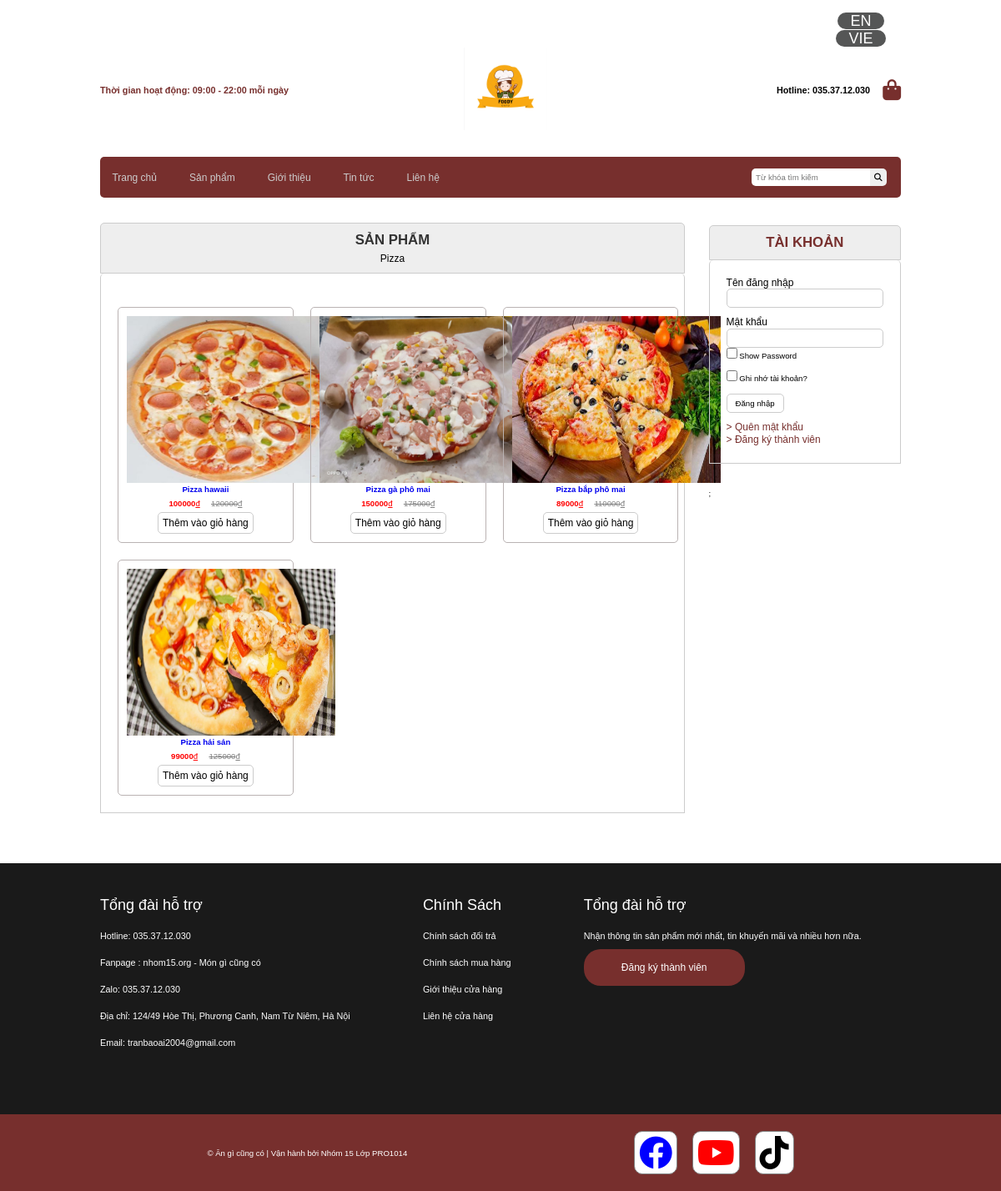
The page /index.php?act=sanpham&iddm=28 on the database its author committed.
### tables this page shows
CREATE TABLE `danhmuc` (
  `id` int(10) NOT NULL,
  `name` varchar(255) NOT NULL
);

CREATE TABLE `sanpham` (
  `id` int(10) NOT NULL,
  `name` varchar(255) NOT NULL,
  `price` double NOT NULL DEFAULT 10.2,
  `price_old` double NOT NULL DEFAULT 10.2,
  `img` varchar(255) DEFAULT NULL,
  `mota` text DEFAULT NULL,
  `luotxem` int(11) NOT NULL DEFAULT 0,
  `iddm` int(10) NOT NULL
);

### model/pdo.php (called while the page is built, shortened)
<?php
function pdo_get_connection(){
    $dburl = "mysql:host=localhost;dbname=duan;charset=utf8";
    $username = 'root';
    $password = '';
    $conn = new PDO($dburl, $username, $password);
    $conn->setAttribute(PDO::ATTR_ERRMODE, PDO::ERRMODE_EXCEPTION);
    return $conn;
}
function pdo_query($sql){
    $sql_args = array_slice(func_get_args(), 1);
    try{
        $conn = pdo_get_connection();
        $stmt = $conn->prepare($sql);
        $stmt->execute($sql_args);
        $rows = $stmt->fetchAll();
        return $rows;
    }
    catch(PDOException $e){
        throw $e;
    }
    finally{
        unset($conn);
    }
}
function pdo_query_one($sql){
    $sql_args = array_slice(func_get_args(), 1);
    try{
        $conn = pdo_get_connection();
        $stmt = $conn->prepare($sql);
        $stmt->execute($sql_args);
        $row = $stmt->fetch(PDO::FETCH_ASSOC);
        return $row;
    }
    catch(PDOException $e){
        throw $e;
    }
    finally{
        unset($conn);
    }
}

### model/sanpham.php (called while the page is built, shortened)
<?php
    function loadall_sanpham_home(){
        $sql = "select * from sanpham where 1 order by id desc limit 0,9";
        $listsanpham =pdo_query($sql);
        return $listsanpham;
    }
    function loadall_sanpham($kyw="",$iddm=0){
        $sql = "select * from sanpham where 1";
        if($iddm > 0){
            $sql.=" and iddm = '".$iddm."'";
        }
        $sql.=" order by id";
        $listsanpham =pdo_query($sql);
        return $listsanpham;
    }
    function load_ten_dm($iddm){
        if($iddm >0){
            $sql = "select * from danhmuc where id =".$iddm;
            $dm=pdo_query_one($sql);
            extract($dm);
            return $name;
        }else{
            return "";
        }
    }
?>

### global.php (called while the page is built)
<?php
    $img_path = "upload/" ;
?>

### view/sanpham.php (the view)
<div class="row mb" >
<div class="menu-main mb">
                <?php include "menu-main.php"?>
            </div>
            <div class="boxtrai1 mr">
                <div class="row mb">
                        <div class="boxtitle">
                            <h1 class="spct text-size">SẢN PHẨM</h1>
                            <p class="spct text-size1"><?=$tendm?></p>
                        </div>
                        <div class="boxcontent row">
                            <div class="boxsp1">
                                <?php
                                    foreach ($dssp as $sp){
                                        extract($sp);
                                        $linksp = "index.php?act=sanphamct&idsp=".$id;
                                        $hinh  = $img_path.$img;
                                        echo '
                                        <a href="'.$linksp.'" class="boxsp">
                                            <div class="sp9">
                                                <img class="sp9-anh"   src="'.$hinh.'" alt="">
                                                <h1>'.$name.'</h1>
                                                <div style="display: flex;justify-content: center;align-items: center;">
                                                    <p><b>'.$price.'</b><ins>đ</ins></p> &nbsp  &nbsp  &nbsp
                                                    <p style="color:gray"><del>'.$price_old.'</del><ins>đ</ins></p>
                                                </div>
                                            </div>
                                            <form action="index.php?act=addtocart" method="post">
                                                <input type="hidden" name="id" value="'.$id.'">
                                                <input type="hidden" name="name" value="'.$name.'">
                                                <input type="hidden" name="img" value="'.$img.'">
                                                <input type="hidden" name="soluong" value="1">
                                                <input type="hidden" name="price" value="'.$price.'">
                                                <input type="submit" name="addtocart" id="addtocart" value="Thêm vào giỏ hàng" style="font-size: 1vw;">
                                            </form>
                                        </a>
                                        ';
                                    }
                                ?>
                            </div>
                        </div>
                    </div>
                </div>
                <div class="boxphai">
                    <?php include "boxright.php"?>;
                </div>
        </div>

### view/css/style.css (style rules this page uses)
* { box-sizing: border-box; margin: 0; padding: 0 ; font-family: sans-serif; font-size: 0.8vw; }
.row { float: left; width: 100%; }
.mb { margin-bottom: 30px; }
.text-size { font-size: 1.4vw; }
.text-size1 { font-size: 1vw; color: black; margin-top: 5px; }
.sp9-anh { width: 250px; height: 200px; }
.mr { margin-right: 2%; }
.boxtrai1 { float: left; width: 73%; }
.boxphai { float: right; width: 24%; }
.boxtitle { color: #333; padding: 10px; background-color: #EEE; border-top-left-radius: 5px; border-top-right-radius: 5px; border: 1px solid #CCC; }
.boxcontent { border-left: 1px solid #CCC; border-right: 1px solid #CCC; border-bottom: 1px solid #CCC; border-top-left-radius: 5px; border-top-right-radius: 5px; min-height: 200px; padding: 20px; }
.boxsp1 { display: grid; grid-template-columns: repeat(3, 32%); grid-column-gap: 20px; }
.boxsp { border: 1px solid rgb(186, 179, 179); border-radius: 5px; padding: 10px; margin-top: 20px; text-align: center; text-decoration: none; }
.boxsp p { font-size: 0.9vw; color: red; margin: 5px 0; }
#addtocart { padding: 5px; border-radius: 5px; border: none; background-color: white; border: 1px solid #CCC; }
.menu-main { background-color: #772f2d; border-radius: 5px; display: flex; justify-content: space-between; align-items: center; padding: 0.1vw; }
.spct { text-align: center; }

### rows shown on the page
danhmuc: name "Pizza"
sanpham: img (picture), name "Pizza hawaii", price "100000", price_old "120000"
sanpham: img (picture), name "Pizza gà phô mai", price "150000", price_old "175000"
sanpham: img (picture), name "Pizza bắp phô mai", price "89000", price_old "110000"
sanpham: img (picture), name "Pizza hải sản", price "99000", price_old "125000"
